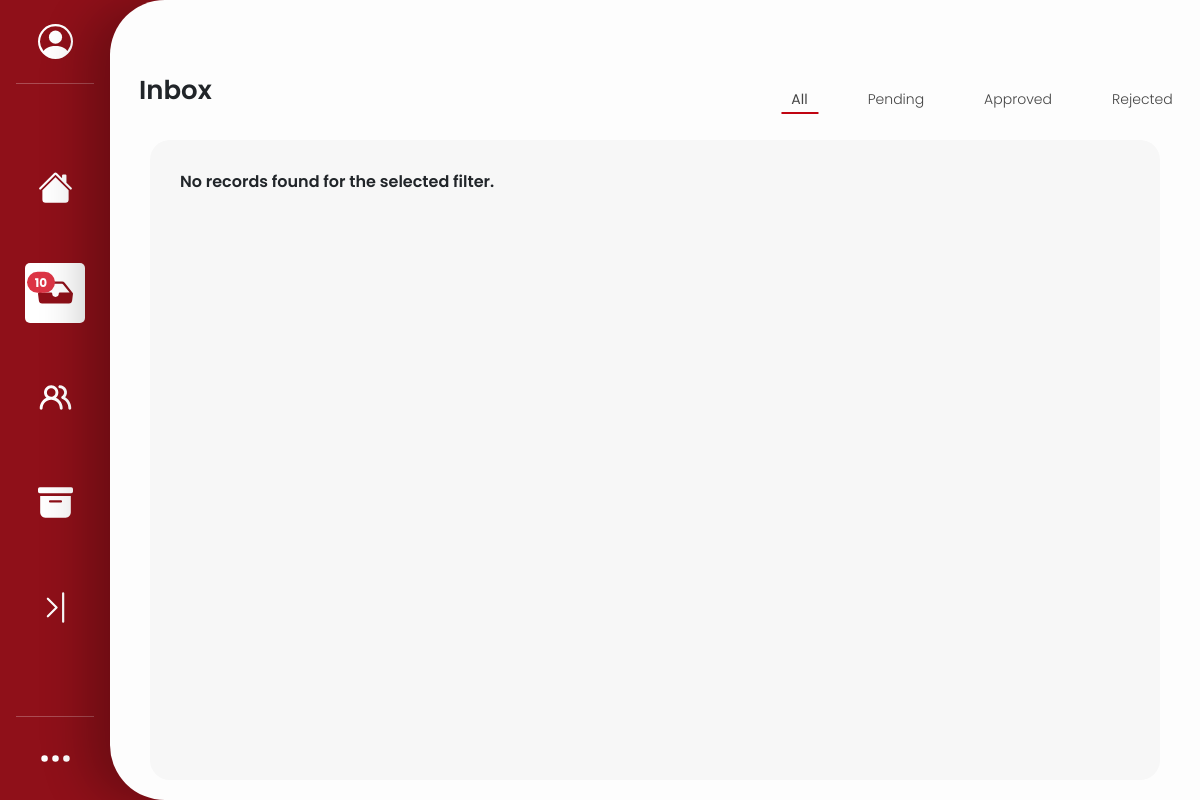
The app's page /php/inbox.php, older data.
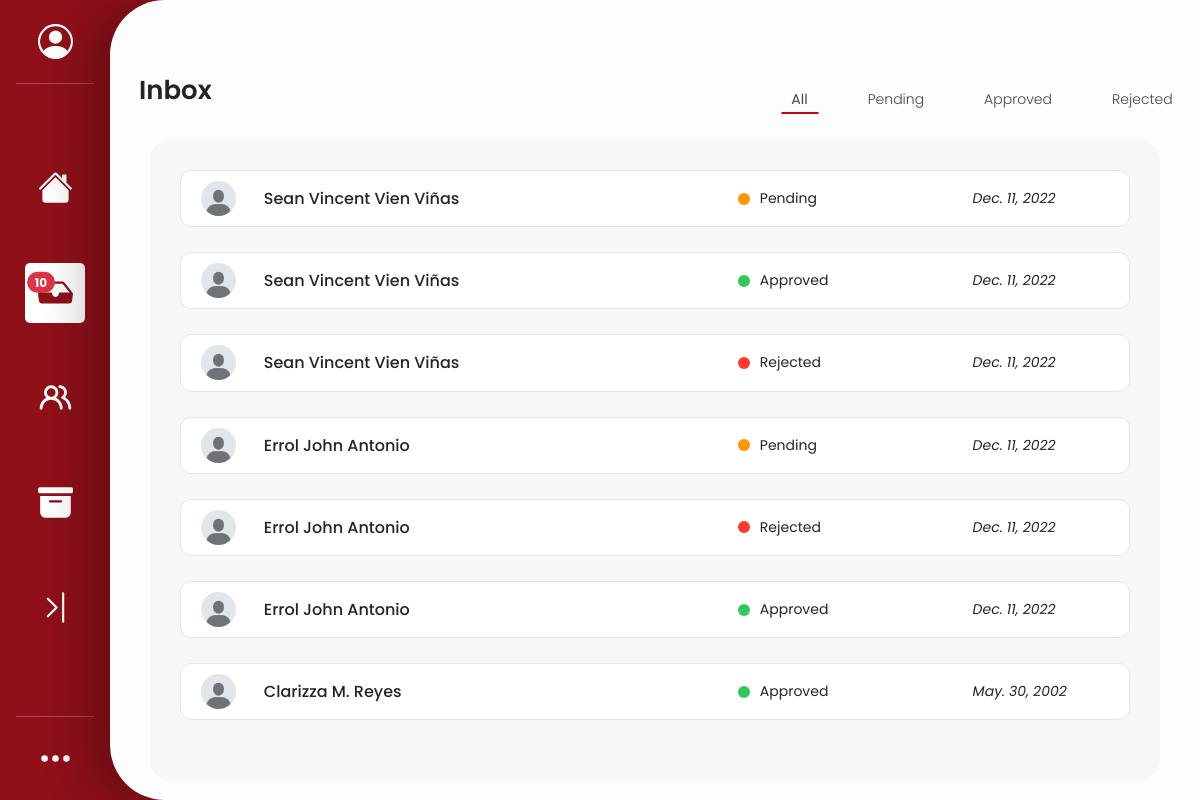
The same page, newer data.
### tables this page shows
CREATE TABLE `inbox` (
  `student_id` bigint(11) NOT NULL,
  `student_name` varchar(64) NOT NULL,
  `student_status` mediumtext NOT NULL,
  `request_date` date NOT NULL
);

### php/fetch_inbox.php (the view, shortened to what this page needs)
<?php
include 'config.php';
$filter = isset($_GET['status']) ? strtolower($_GET['status']) : 'all';
if ($filter === 'all') {
    $query = "SELECT * FROM inbox ORDER BY student_id DESC";
} else {
    $query = "SELECT * FROM inbox WHERE LOWER(student_status) = '$filter' ORDER BY student_id DESC";
}
$result = $conn->query($query);
if ($result && $result->num_rows > 0) {
    while ($row = $result->fetch_assoc()) {
        $status_class = '';
        $status_text = '';
        $status = strtolower($row['student_status']);
        switch ($status) {
            case 'approved':
                $status_class = 'status-approved';
                $status_text = 'Approved';
                break;
            case 'rejected':
                $status_class = 'status-rejected';
                $status_text = 'Rejected';
                break;
            case 'pending':
                $status_class = 'status-pending';
                $status_text = 'Pending';
                break;
        }
        ?>
        <div class="inbox-item d-flex flex-row" data-status="<?php echo $status; ?>">
            <div class="student_pic"></div>
            <div class="inbox-student-name">
                <h5
                        class="student-link"
                        data-bs-toggle="modal"
                        data-bs-target="#studentModal"
                        data-name="<?php echo htmlspecialchars($row['student_name']); ?>"
                        data-status="<?php echo htmlspecialchars($row['student_status']); ?>"
                        data-date="<?php echo htmlspecialchars($row['request_date']); ?>"
                >
                    <?php echo htmlspecialchars($row['student_name']); ?>
                </h5>
            </div>
            <div class="inbox-status-circle <?php echo $status_class; ?>"></div>
            <div class="inbox-status"><?php echo $status_text; ?></div>
            <div class="inbox-date"><?php echo date('M. d, Y', strtotime($row['request_date'])); ?></div>
        </div>
        <?php
    }
} else {
    echo "<p>No records found for the selected filter.</p>";
}

### php/inbox.php (shortened to what this page needs)
 <!DOCTYPE html>
<html lang="en">
<head>
    <link
        href="https://cdn.jsdelivr.net/npm/bootstrap@5.3.0-alpha1/dist/css/bootstrap.min.css"
        rel="stylesheet"
    />
    <link rel="stylesheet" href="../css/inbox_styles.css" />
    <link rel="stylesheet" href="../css/scrollbar.css" />
    <link rel="stylesheet" href="../css/faculty_sidebar.css" />
</head>
<body>
<?php include 'config.php'; ?>
<div class="frame_1">
    <div class="d-flex">
        <?php include 'faculty_sidebar.php'; ?>
        <div class="main_body flex-grow-1">
            <div class="inbox-header">
                <h2>Inbox</h2>
            </div>
            <div class="inbox-navigation">
                <a href="?status=all" id="all-link" class="filter-link padding active">All</a>
                <a href="?status=pending" id="pending-link" class="filter-link padding">Pending</a>
                <a href="?status=approved" id="approved-link" class="filter-link padding">Approved</a>
                <a href="?status=rejected" id="rejected-link" class="filter-link padding">Rejected</a>
            </div>
            <section class="inbox-section d-flex flex-column">
                <?php include 'fetch_inbox.php'; ?>
            </section>
        </div>
    </div>
</div>
</body>
</html>

### php/faculty_sidebar.php (shortened to what this page needs)
<?php
$current_page = basename(parse_url($_SERVER['REQUEST_URI'], PHP_URL_PATH));
?>
<div
    class="sidebar_custom sidebar d-flex flex-column flex-shrink-0 p-3 fixed-top"
    style="width: 110px; height: 100vh"
>
    <a
        href="#"
        class="user_profile m-2 d-flex justify-content-center text-white text-decoration-none"
        role="button"
        data-bs-toggle="dropdown"
        aria-expanded="false"
    >
        <svg
            xmlns="http://www.w3.org/2000/svg"
            class="avatar bi bi-person-circle"
            fill="currentColor"
            viewBox="0 0 16 16"
        >
            <path d="M11 6a3 3 0 1 1-6 0 3 3 0 0 1 6 0" />
            <path
                fill-rule="evenodd"
                d="M0 8a8 8 0 1 1 16 0A8 8 0 0 1 0 8m8-7a7 7 0 0 0-5.468 11.37C3.242 11.226 4.805 10 8 10s4.757 1.225 5.468 2.37A7 7 0 0 0 8 1"
            />
        </svg>
    </a>
    <hr />
    <ul class="nav nav-pills flex-column d-flex align-items-center">
        <li class="nav-item nav-link d-flex justify-content-center icon-container <?= $current_page == 'home.php' ? 'active' : '' ?>">
            <a href="home.php">
                <svg class="icon" fill="currentColor">
                    <use xlink:href="icons.svg#icon-home"></use>
                </svg>
            </a>
        </li>
        <li class="nav-item nav-link d-flex justify-content-center icon-container <?= $current_page == 'inbox.php' ? 'active' : '' ?>">
            <a href="inbox.php">
                <svg class="icon" fill="currentColor">
                    <use xlink:href="icons.svg#icon-inbox"></use>
                </svg>
            </a>
            <span
                class="position-absolute translate-middle badge rounded-pill bg-danger"
            >10</span>
        </li>
        <li class="nav-item nav-link d-flex justify-content-center icon-container <?= $current_page == 'records.php' ? 'active' : '' ?>">
            <a href="records.php">
                <svg class="icon" fill="currentColor">
                    <use xlink:href="icons.svg#icon-profile"></use>
                </svg>
            </a>
        </li>
        <li class="nav-item nav-link d-flex justify-content-center icon-container <?= $current_page == 'archives.php' ? 'active' : '' ?>">
            <a href="archives.php">
                <svg class="icon" fill="currentColor">
                    <use xlink:href="icons.svg#icon-archive"></use>
                </svg>
            </a>
        </li>
        <li class="nav-item d-flex justify-content-center icon-container">
            <button class="btn" id="toggleSidebar">
                <svg class="icon" fill="currentColor">
                    <use
                        xlink:href="icons.svg#icon-right"
                        id="sidebarToggleIcon"
                    ></use>
                </svg>
            </button>
        </li>
    </ul>
    <hr />
    <a
        href="#"
        class="options m-2 d-flex justify-content-center text-white text-decoration-none"
        aria-expanded="false"
    >
        <svg class="icon" fill="currentColor">
            <use xlink:href="icons.svg#icon-menu"></use>
        </svg>
    </a>
</div>

### css/inbox_styles.css (style rules this page uses)
:root { --icon-width: 35px; --main-red: #8f1019; --dark-mode: #1a1a1a; }
body { font-family: "Poppins", sans-serif; font-weight: 600; font-style: normal; }
.main_body { display: flex; flex-direction: column; justify-content: flex-end; background-color: #fdfdfd; align-items: center; border-top-left-radius: 55px; border-bottom-left-radius: 55px; box-shadow: -25px 4px 45.8px rgba(0, 0, 0, 0.24); z-index: 2; height: 100vh; margin-left: 110px; transition: margin-left 0.3s ease-out; overflow: hidden; }
.frame_1 { height: auto; background-color: var(--main-red); }
.inbox-section { background-color: #f7f7f7; width: calc( 100% - 80px ); height: 80%; max-height: 80vh; padding: 30px 30px; border-radius: 20px; display: flex; flex-direction: column; gap: 25px; overflow-y: auto; margin-bottom: 20px; }
.inbox-item { background-color: #ffffff; padding: 15px; display: flex; flex-direction: column; justify-content: space-between; border-width: 3px; box-sizing: border-box; border: 0.5px solid #c2c2c2bc; border-radius: 11px; }
.student_pic { margin-left: 1%; width: 55px; height: 55px; top: calc(50% - 55px / 2 - 197.5px); background: url("../png/user.png") no-repeat center center; background-size: cover; border-radius: 50%; overflow: hidden; }
.inbox-item { display: flex; position: relative; justify-content: space-between; align-items: center; padding: 10px 0; }
.inbox-student-name { margin-left: 3%; margin-top: 8px; flex: 1; }
.inbox-status-circle { width: 15px; height: 15px; border-radius: 50%; }
.inbox-status { margin-left: 10px; font-size: 18px; width: 100px; margin-right: 10%; }
.inbox-date { margin-left: 20px; width: 100px; margin-right: 5%; }
.status-approved { background-color: #34c759; }
.status-rejected { background-color: #ff3b30; }
.status-pending { background-color: #ff9500; }
.inbox-header { position: relative; display: flex; margin-right: 88%; top: 10px; }
.inbox-navigation { position: relative; display: flex; margin-left: 60%; bottom: 15px; }
.padding { padding-right: 20%; }
.inbox-navigation a { text-decoration: none; color: #454545; padding: 0 15px; margin: 0 15px; position: relative; box-sizing: border-box; margin-bottom: 15px; text-align: center; font-weight: 300; }
.inbox-navigation a::after { content: ""; position: absolute; left: 50%; bottom: -4px; width: 0; height: 2px; background-color: #c00411; transition: width 0.3s ease; transform: translateX(-50%); }
.inbox-navigation a.active { font-weight: 400; }
.inbox-navigation a.active::after { width: 80%; color: #1a1a1a; }
@media only screen and (min-width: 700px) { .inbox-header h2 { font-size: 26px; font-weight: 600; } }
@media only screen and (min-width: 700px) { .inbox-navigation { font-size: 14px; font-weight: 400; } }
@media only screen and (min-width: 700px) { .student_pic { width: 35px; height: 35px; margin-left: 10px; } }
@media only screen and (min-width: 700px) { .inbox-student-name h5 { font-size: 16px; } }
@media only screen and (min-width: 700px) { .inbox-status-circle { width: 12px; height: 12px; } }
@media only screen and (min-width: 700px) { .inbox-status { font-size: 14px; font-weight: 400; } }
@media only screen and (min-width: 700px) { .inbox-date { font-size: 14px; font-weight: 400; font-style: italic; } }
@media only screen and (min-width: 700px) { .inbox-item { padding: 10px; border: .5px solid #e6e6e6; transition: all 0.3s ease-out; } }

### css/faculty_sidebar.css (style rules this page uses)
:root { --icon-width: 35px; --main-red: #8f1019; --dark-mode: #1a1a1a; }
hr { color: #fdfdfd; transition: all 0.3s ease-out; }
.avatar { width: var(--icon-width); height: var(--icon-width); }
.icon-container { width: 60px; height: 60px; display: flex; justify-content: center; }
.icon { width: var(--icon-width); height: var(--icon-width); color: rgb(255, 255, 255); }
.nav-pills { flex: 1; display: flex; flex-direction: column; justify-content: center; }
.nav-item { margin-bottom: 25px; margin-top: 20px; padding: 10px; border-radius: 6px; display: flex; justify-content: center; align-items: center; }
.sidebar .nav-link.active { background-color: #ffffff; }
.sidebar .nav-link.active .icon { color: var(--main-red); }
.sidebar_custom { z-index: 0; background-color: var(--main-red); transition: width 0.3s ease-out; }
.nav-item .btn { border: none; }
.nav-link.active { background-color: #007bff; color: white; border-radius: 5px; }
.sidebar_custom { transition: background 0.3s ease-in-out; }

Row changes from the older to the newer data that the page shows:
added inbox: student_name "Sean Vincent Vien Viñas", student_status "Pending", request_date "Dec. 11, 2022"
added inbox: student_name "Sean Vincent Vien Viñas", student_status "Approved", request_date "Dec. 11, 2022"
added inbox: student_name "Sean Vincent Vien Viñas", student_status "Rejected", request_date "Dec. 11, 2022"
added inbox: student_name "Errol John Antonio", student_status "Pending", request_date "Dec. 11, 2022"
added inbox: student_name "Errol John Antonio", student_status "Rejected", request_date "Dec. 11, 2022"
added inbox: student_name "Errol John Antonio", student_status "Approved", request_date "Dec. 11, 2022"
added inbox: student_name "Clarizza M. Reyes", student_status "Approved", request_date "May. 30, 2002"
Text that changed along with them:
text no longer shown: "No records found for the selected filter."
